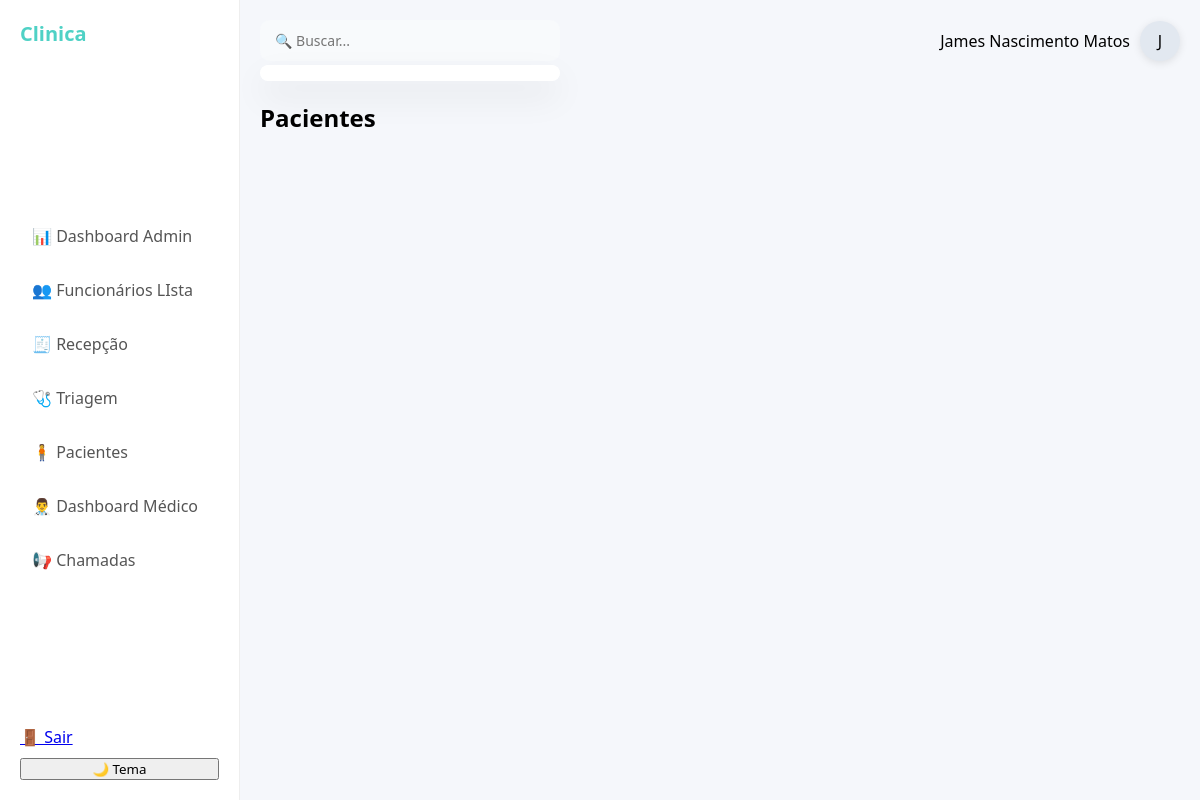
Before: /dash_pacientes (signed in) with the older database file.
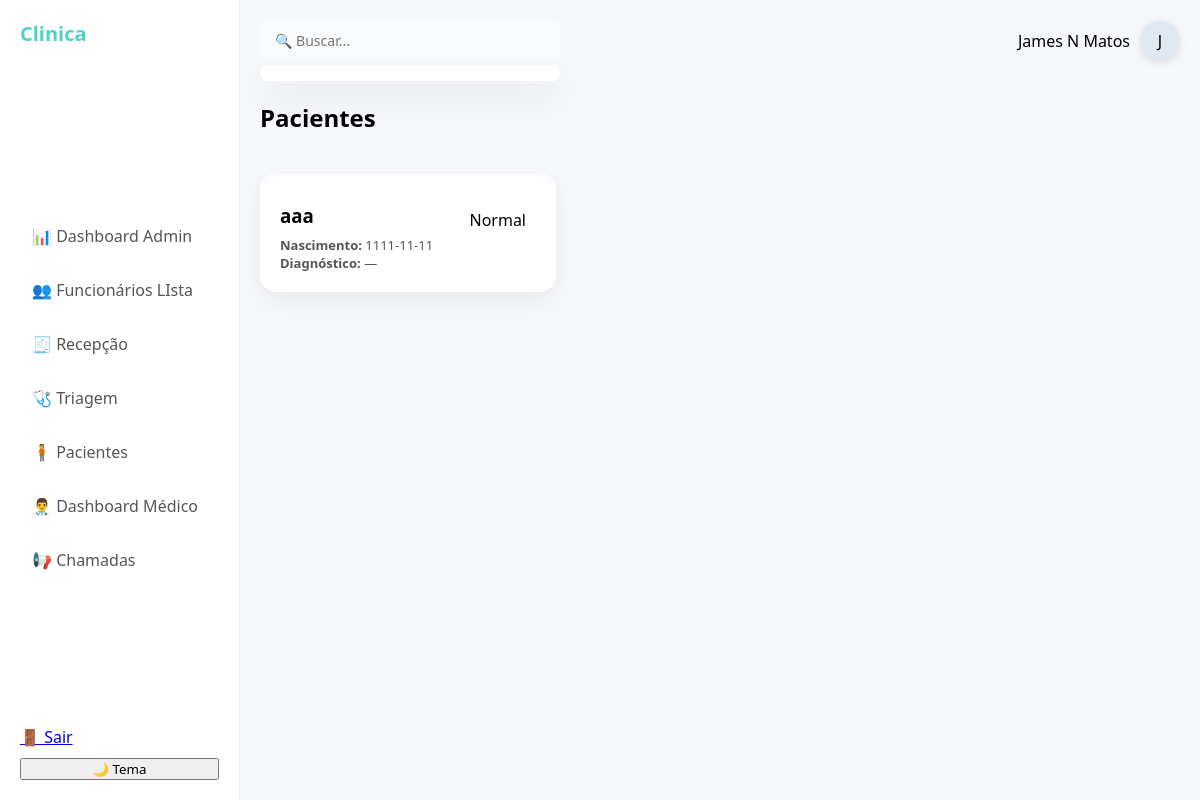
After: the same page with the newer database file.
### model.py (models this page shows)
class Funcionarios(UserMixin, db1.Model):
    __tablename__ = 'funcionarios'
    id = db1.Column(db1.Integer, primary_key=True)
    nome_completo = db1.Column(db1.String(100), nullable=False)
    usuario = db1.Column(db1.String(70), nullable=False, unique=True)
    funcao = db1.Column(db1.String(30), nullable=False)
    senha = db1.Column(db1.String(200), nullable=False)
    sexo = db1.Column(db1.String(15), nullable=True)
    email = db1.Column(db1.String(120), unique=True, nullable=False)
    data_criacao = db1.Column(db1.DateTime, default=datetime.utcnow)
    cpf = db1.Column(db1.String(14), unique=True, nullable=True)
    telefone = db1.Column(db1.String(20), nullable=True)
    data_nascimento = db1.Column(db1.Date, nullable=True)
    ultimo_login = db1.Column(db1.DateTime, nullable=True)
    ultimo_logout = db1.Column(db1.DateTime)
    online = db1.Column(db1.Boolean, default=False)
    foto = db1.Column(db1.String(200))

class Recepcao(db1.Model):
    __tablename__ = 'recepcao'
    id = db1.Column(db1.String(5), primary_key=True, default=gerar_id_recepcao)
    chamado = db1.Column(db1.Boolean, default=False)
    destino = db1.Column(db1.String(50), nullable=True)
    nome_completo = db1.Column(db1.String(100), nullable=False)
    data_nascimento = db1.Column(db1.Date, nullable=True)
    sexo = db1.Column(db1.String(15), nullable=True)
    contato = db1.Column(db1.String(100), nullable=True)
    cpf = db1.Column(db1.String(30), nullable=True)
    atendimento = db1.Column(db1.String(50), nullable=True)
    plano = db1.Column(db1.String(50), nullable=True)
    horario_chegada = db1.Column(db1.DateTime, default=datetime.utcnow)
    observacoes_recepcao = db1.Column(db1.Text)
    urgencia_recepcao = db1.Column(db1.String(50))
    responsavel_recepcao = db1.Column(db1.String(100))
    triagem = db1.relationship(
        "Triagem",
        back_populates="recepcao",
        uselist=False,
        cascade="all, delete-orphan"
    )
    medico = db1.relationship(
        "Medico",
        back_populates="recepcao",
        uselist=False,
        cascade="all, delete-orphan"
    )

### main.py (the view)
@app.route("/dash_pacientes")
@login_required
def dash_pacientes():
    require_role("recepcionista", "administrador")
    pacientes = Recepcao.query.order_by(Recepcao.horario_chegada.desc()).all()
    return render_template("dash_pacientes.html", dados=pacientes)

### main.py (called while the page is built)
@lg.user_loader
def load_user(user_id):
    try:
        return db1.session.get(Funcionarios, int(user_id))
    except Exception:
        return None

def check_role(*roles):
    func = (current_user.funcao or "").strip().lower()
    return func in [r.lower() for r in roles]

def require_role(*roles):
    if not check_role(*roles):
        abort(403)

### templates/dash_pacientes.html (shortened to what this page needs)
{% extends "base.html" %}
{% block content %}
<h2 class="titulo">Pacientes</h2>
<div class="cards-pacientes">
    {% for paciente in dados %}
    <div class="card paciente-card"
         onclick="mostrarModal(this)"
         data-nome="{{ paciente.nome_completo or 'Não informado' }}"
         data-id="{{ paciente.id }}"
         data-nascimento="{{ paciente.data_nascimento or 'Não informado' }}"
         data-sexo="{{ paciente.sexo or 'Não informado' }}"
         data-contato="{{ paciente.contato or 'Não informado' }}"
         data-documento="{{ paciente.cpf or 'Não informado' }}"
         data-plano="{{ paciente.plano or 'Não informado' }}"
         data-atendimento="{{ paciente.atendimento or 'Não informado' }}"
         data-chegada="{{ paciente.horario_chegada or 'Não informado' }}"
         data-urgencia_triagem="{{ paciente.triagem.urgencia_triagem if paciente.triagem else 'Normal' }}"
         data-queixa="{{ paciente.triagem.queixa_principal if paciente.triagem else 'Não informado' }}"
         data-pressao_arterial="{{ paciente.triagem.pressao_arterial if paciente.triagem else 'Não informado' }}"
         data-saturacao="{{ paciente.triagem.saturacao if paciente.triagem else 'Não informado' }}"
         data-diagnostico="{{ paciente.medico.diagnostico if paciente.medico else 'Não informado' }}"
         data-prescricao="{{ paciente.medico.prescricao if paciente.medico else 'Não informado' }}"
    >
        <div class="card-top">
            <h3>{{ paciente.nome_completo or 'Sem nome' }}</h3>
            <span class="badge {{ paciente.triagem.urgencia_triagem if paciente.triagem else 'normal' }}">
                {{ paciente.triagem.urgencia_triagem if paciente.triagem else 'Normal' }}
            </span>
        </div>
        <p class="info">
            <strong>Nascimento:</strong>
            {{ paciente.data_nascimento or 'Não informado' }}
        </p>
        <p class="info">
            <strong>Diagnóstico:</strong>
            {{ paciente.medico.diagnostico if paciente.medico else '—' }}
        </p>
    </div>
    {% endfor %}
</div>
{% endblock %}

### templates/base.html (shortened to what this page needs)
<!DOCTYPE html>
<html lang="pt-BR">
<head>
    <link rel="stylesheet" href="{{ url_for('static', filename='css/style.css') }}">
</head>
<body>
<div class="app">
    <aside class="sidebar">
        <h2 class="logo">Clinica</h2>
        {% set func = (current_user.funcao or "").strip().lower() %}
        <nav>
            {% if func == "administrador" %}
                <a href="{{ url_for('admin_dashboard') }}">📊 Dashboard Admin</a>
                <a href="{{ url_for('funcionarios_list') }}">👥 Funcionários LIsta</a>
                <a href="{{ url_for('recepcao_list') }}">🧾 Recepção</a>
                <a href="{{ url_for('triagem') }}">🩺 Triagem</a>
                <a href="{{ url_for('dash_pacientes') }}">🧍 Pacientes</a>
                <a href="{{ url_for('dashboard_medico') }}">👨‍⚕️ Dashboard Médico</a>
                <a href="{{ url_for('painel_senha') }}">📢 Chamadas</a>
            {% endif %}
        </nav>
        <div class="sidebar-bottom">
            <a href="{{ url_for('sair') }}">🚪 Sair</a>
            <button onclick="toggleTheme()">🌙 Tema</button>
        </div>
    </aside>
    <main class="main">
        <header class="topbar">
            <div class="search-box">
    <input
        type="text"
        id="buscaGlobal"
        placeholder="🔍 Buscar..."
        class="search"
        autocomplete="off"
    >
    <div id="resultadoBusca" class="resultado-busca"></div>
</div>
            <div class="profile">
                <span>{{ current_user.nome_completo }}</span>
                <div class="avatar">
    {% if current_user.foto %}
        <img src="{{ current_user.foto }}">
    {% else %}
        <span>
            {{ current_user.nome_completo[:1] }}
        </span>
    {% endif %}
</div>
            </div>
        </header>
        <section class="content">
            {% block content %}{% endblock %}
        </section>
    </main>
</div>
</body>
</html>

Changed rows visible on the page:
changed Funcionarios: nome_completo "James Nascimento Matos" → "James N Matos"
added Recepcao: nome_completo "aaa", triagem "Normal", data_nascimento "1111-11-11", medico "—"
